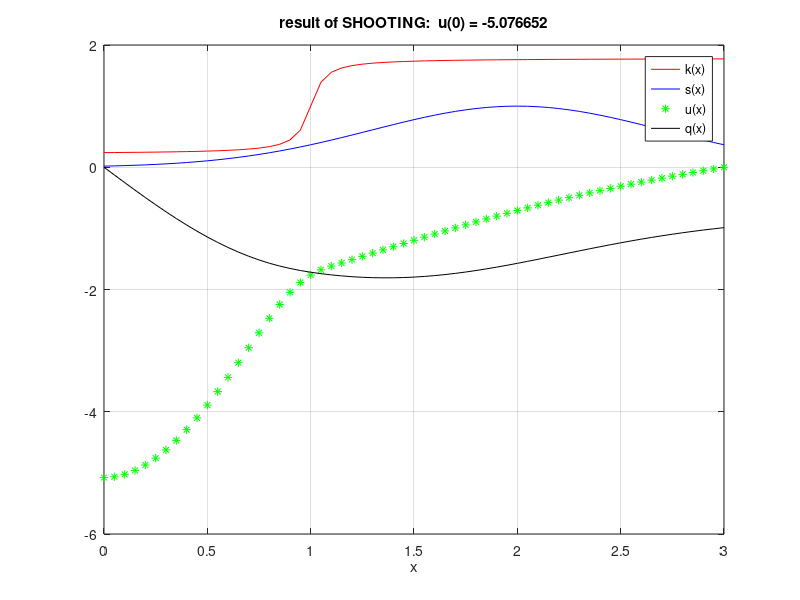

Write MATLAB code to recreate this figure.
function [x,u,q] = varheatSHOOTmat()
% Set up and solve, by nonlinear shooting, a "serious" linear
% two-point BVP for equilibrium temperature distribution in a rod.
% The terms correspond to variable conductivity, constant
% chemical-reaction-created heat, and variable externally-introduced heat.
% Uses bisection to solve target boundary equation  u(3) = 0.
% ** Matlab version: uses ode45 **
% Example:
%   >> [x,u,q] = varheatSHOOTmat();

L = 3;
k = @(x) 0.5 * atan((x-1.0) * 20.0) + 1.0;
s = @(x) exp(-(x-2.0).^2);
r0 = 0.5;

% ODE  Y' = G(x,Y)  is described by this right-hand side
G = @(x,Y) [- Y(2) / k(x);       % Y(1) = u 
            r0 * Y(1) + s(x)];   % Y(2) = q

% bracket unknown u(0)
a = -10.0;  % produces u(3) which is too high
b =   0.0;  %      ... u(3) which is too low

% unsophisticated bisection method:
N = 100;
for n = 1:N
  fprintf('.')
  c = (a+b)/2;
  % evaluate F(c) =  (estimate of u(3) based on u(0)=c)
  [xout,Y] = ode45(G,[0.0 3.0],[c; 0.0]);
  F = Y(end,1);
  if abs(F) < 1e-12 
    fprintf('\nbisection done; F(A)=%2e using A=%5f\n', F, c)
    break  % we are done
  elseif F >= 0.0 
    a = c;
  else
    b = c;
  end
end
if n >= N, fprintf(' bisection: max iterations reached\n'), end

% redo to get final version on a grid for plot
x = 0:0.05:3.0;
[xout,Y] = ode45(G,x,[c; 0.0]);
u = Y(:,1)';
q = Y(:,2)';
figure(2),  plot(x,k(x),'r',x,s(x),'b',xout,u,'g*',xout,q,'k')
grid on,  xlabel x,  legend('k(x)','s(x)','u(x)','q(x)')
title(sprintf('result of SHOOTING:  u(0) = %.6f',u(1)))
